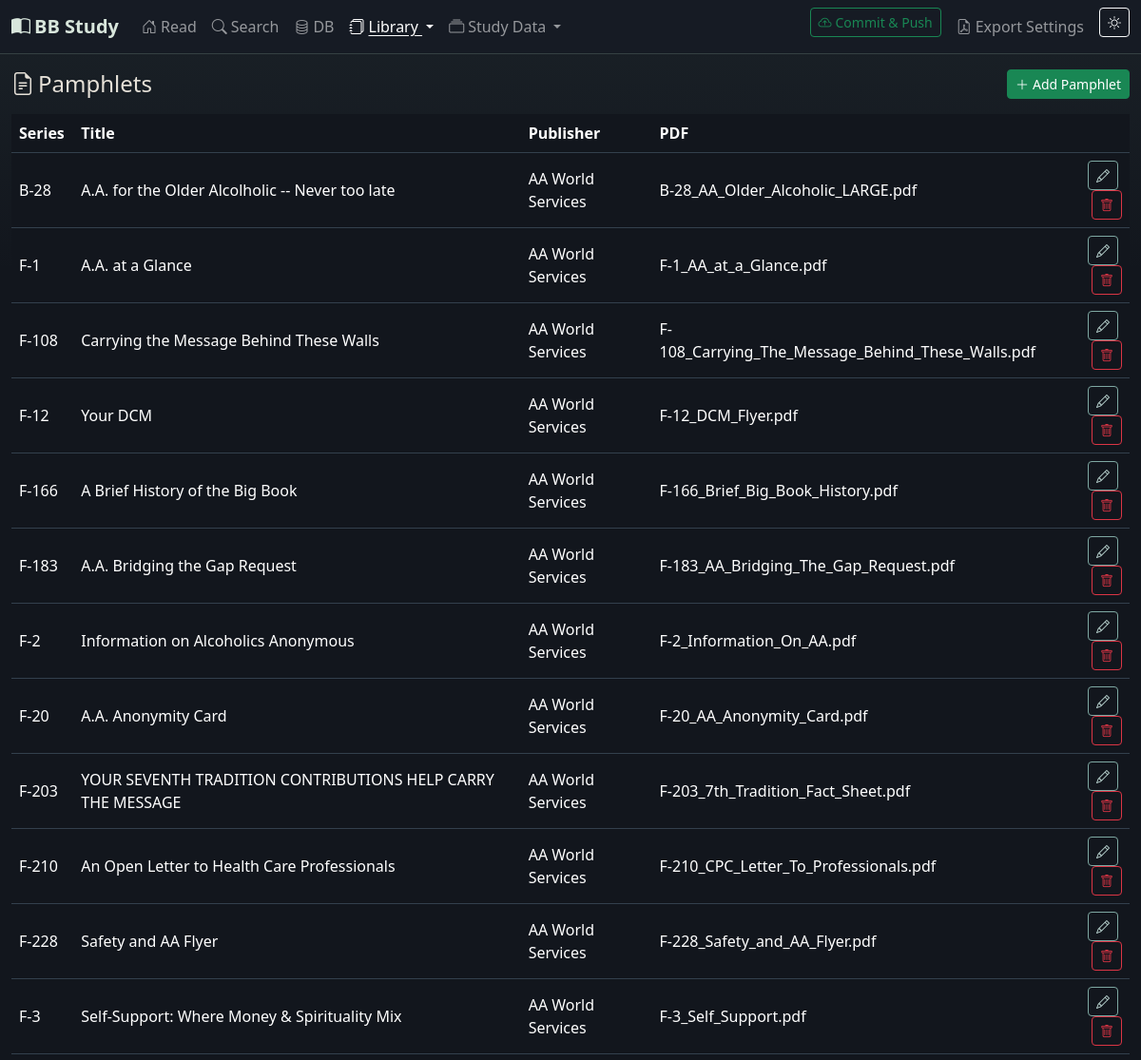
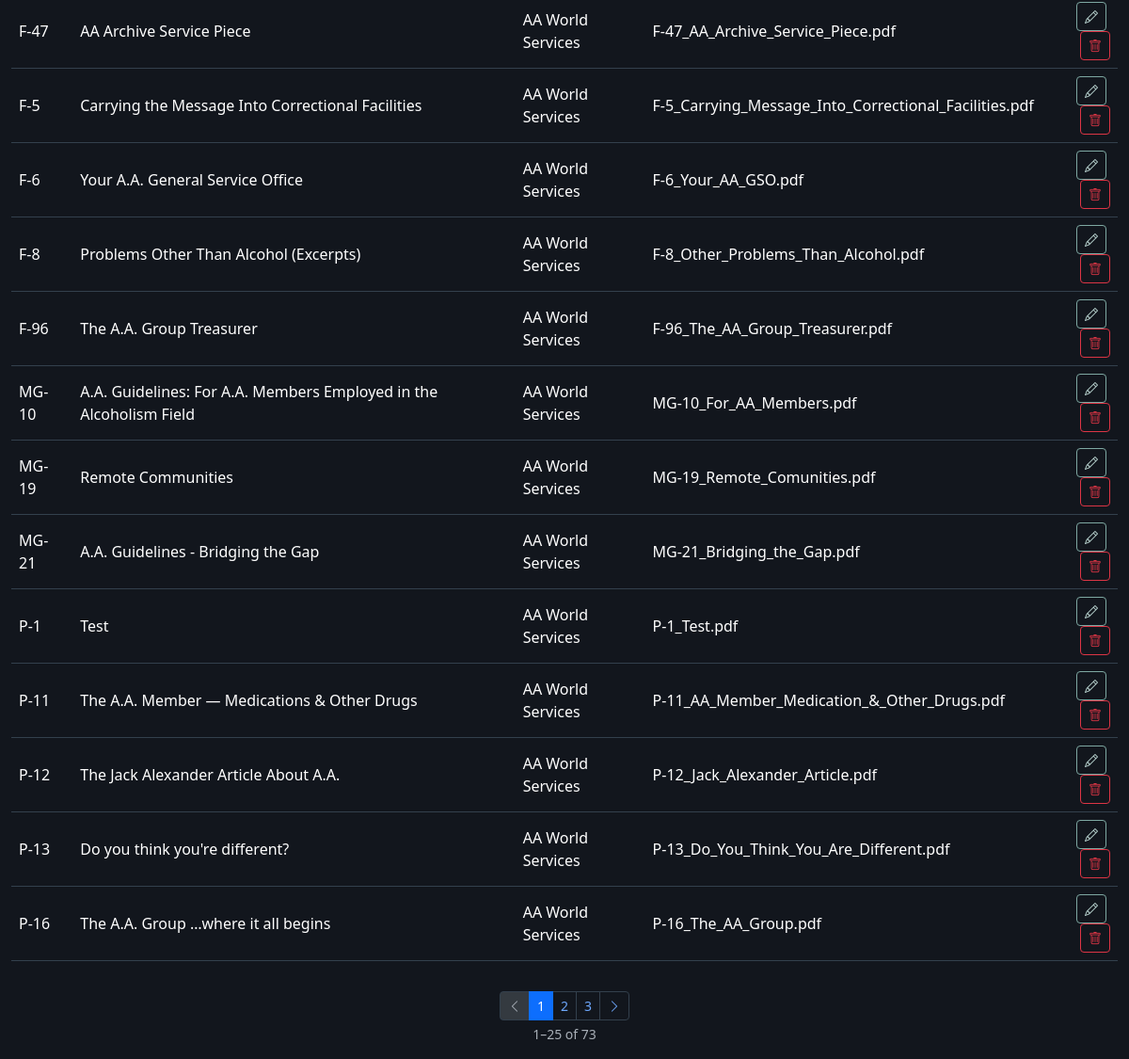
Page /pamphlets on the committed database (2 pictures, top to bottom).
### app/models.py (models this page shows, shortened)
class Setting(db.Model):
    __tablename__ = 'settings'
    id = db.Column(db.Integer, primary_key=True)
    key = db.Column(db.String(100), unique=True, nullable=False)
    value = db.Column(db.Text, default='')

class Pamphlet(db.Model):
    __tablename__ = 'pamphlets'
    id = db.Column(db.Integer, primary_key=True)
    title = db.Column(db.String(500), nullable=False)
    series = db.Column(db.String(50), unique=True, nullable=False)
    publisher = db.Column(db.String(300), nullable=False, default='AA World Services')
    pdf_path = db.Column(db.String(1000))
    notes = db.Column(db.Text)
    created_at = db.Column(db.DateTime, default=datetime.utcnow)
    content = db.relationship('PamphletContent', backref='pamphlet', lazy=True, cascade='all, delete-orphan')
    def to_dict(self):
        return {
            'id': self.id,
            'title': self.title,
            'publisher': self.publisher,
            'series': self.series,
            'pdf_path': self.pdf_path,
            'notes': self.notes,
            'created_at': self.created_at.isoformat() if self.created_at else None,
        }

### app/routes/main.py (the view)
@main_bp.route('/pamphlets')
def pamphlets():
    from ..models import Pamphlet
    pg = request.args.get('pg', 1, type=int)
    pagination = Pamphlet.query.order_by(Pamphlet.series).paginate(page=pg, per_page=25, error_out=False)
    return render_template('pamphlets.html', theme=get_theme(), pamphlets=pagination.items, pagination=pagination)

### app/routes/main.py (called while the page is built)
def get_theme():
    s = Setting.query.filter_by(key='theme').first()
    return s.value

### app/templates/pamphlets.html (shortened to what this page needs)
{% extends 'base.html' %}
{% from '_pagination.html' import render as paginate %}
{% block content %}
<div class="d-flex justify-content-between align-items-center mb-3">
  <h4 class="mb-0"><i class="bi bi-file-earmark-text me-1"></i>Pamphlets</h4>
  <button class="btn btn-sm btn-success" data-bs-toggle="modal" data-bs-target="#pamphletModal" onclick="openPamphletModal()">
    <i class="bi bi-plus-lg me-1"></i>Add Pamphlet
  </button>
</div>
<div class="table-responsive">
  <table class="table table-hover align-middle">
    <thead>
      <tr>
        <th>Series</th><th>Title</th><th>Publisher</th><th>PDF</th><th></th>
      </tr>
    </thead>
    <tbody>
      {% for p in pamphlets %}
      <tr data-id="{{ p.id }}">
        <td>{{ p.series }}</td>
        <td>{{ p.title }}</td>
        <td>{{ p.publisher or '' }}</td>
        <td>{{ p.pdf_path or '' }}</td>
        <td class="text-end">
          <button class="btn btn-sm btn-outline-primary me-1"
                  onclick="openPamphletModal({{ p.to_dict()|tojson }})">
            <i class="bi bi-pencil"></i>
          </button>
          <button class="btn btn-sm btn-outline-danger"
                  onclick="deletePamphlet({{ p.id }})">
            <i class="bi bi-trash"></i>
          </button>
        </td>
      </tr>
      {% else %}
      <tr><td colspan="5" class="text-muted text-center">No pamphlets yet.</td></tr>
      {% endfor %}
    </tbody>
  </table>
</div>
{{ paginate(pagination, 'main.pamphlets') }}
{% endblock %}

### app/static/css/style.css (style rules this page uses)
:root { --bb-sage: #8fae9a; --bb-teal: #7ea8a2; --bb-plum: #aa8fa8; --bb-amber: #b7a278; --bb-slate: #8d9aaa; }
[data-bs-theme="dark"] { --bb-page-bg: #12161d; --bb-surface: #181e27; --bb-surface-alt: #1f2631; --bb-border: #33404d; --bb-reader-bg: #151a22; --bb-control-bg: #141923; --bb-soft-sage: rgba(143, 174, 154, 0.16); --bb-soft-teal: rgba(126, 168, 162, 0.17); --bb-soft-plum: rgba(170, 143, 168, 0.16); --bb-soft-amber: rgba(183, 162, 120, 0.16); --bb-soft-slate: rgba(141, 154, 170, 0.16); --bs-body-bg: var(--bb-page-bg); --bs-body-color: #e6e1d8; --bs-border-color: var(--bb-border); --bs-secondary-color: #a9b0b8; --bs-primary-rgb: 126, 168, 162; --bs-success-rgb: 143, 174, 154; --bs-warning-rgb: 183, 162, 120; --bs-info-rgb: 141, 154, 170; }
html, body { transition: background-color 0.2s ease, color 0.2s ease; }
[data-bs-theme="dark"] body { background: linear-gradient(180deg, rgba(126, 168, 162, 0.08), transparent 18rem), var(--bb-page-bg); }
[data-bs-theme="dark"] .btn-outline-primary { --bs-btn-color: #bdd8d4; --bs-btn-border-color: var(--bb-teal); --bs-btn-hover-bg: rgba(126, 168, 162, 0.22); --bs-btn-hover-border-color: #9abfba; --bs-btn-hover-color: #f2efe8; }
.table td, .table th { vertical-align: middle; }

### rows in the picture
Pamphlet: series "B-28", title "A.A. for the Older Alcolholic -- Never too late", publisher "AA World Services", pdf_path "B-28_AA_Older_Alcoholic_LARGE.pdf"
Pamphlet: series "F-1", title "A.A. at a Glance", publisher "AA World Services", pdf_path "F-1_AA_at_a_Glance.pdf"
Pamphlet: series "F-108", title "Carrying the Message Behind These Walls", publisher "AA World Services", pdf_path "F-108_Carrying_The_Message_Behind_These_Walls.pdf"
Pamphlet: series "F-12", title "Your DCM", publisher "AA World Services", pdf_path "F-12_DCM_Flyer.pdf"
Pamphlet: series "F-166", title "A Brief History of the Big Book", publisher "AA World Services", pdf_path "F-166_Brief_Big_Book_History.pdf"
Pamphlet: series "F-183", title "A.A. Bridging the Gap Request", publisher "AA World Services", pdf_path "F-183_AA_Bridging_The_Gap_Request.pdf"
Pamphlet: series "F-2", title "Information on Alcoholics Anonymous", publisher "AA World Services", pdf_path "F-2_Information_On_AA.pdf"
Pamphlet: series "F-20", title "A.A. Anonymity Card", publisher "AA World Services", pdf_path "F-20_AA_Anonymity_Card.pdf"
Pamphlet: series "F-203", title "YOUR SEVENTH TRADITION CONTRIBUTIONS HELP CARRY THE MESSAGE", publisher "AA World Services", pdf_path "F-203_7th_Tradition_Fact_Sheet.pdf"
Pamphlet: series "F-210", title "An Open Letter to Health Care Professionals", publisher "AA World Services", pdf_path "F-210_CPC_Letter_To_Professionals.pdf"
Pamphlet: series "F-228", title "Safety and AA Flyer", publisher "AA World Services", pdf_path "F-228_Safety_and_AA_Flyer.pdf"
Pamphlet: series "F-3", title "Self-Support: Where Money & Spirituality Mix", publisher "AA World Services", pdf_path "F-3_Self_Support.pdf"
Pamphlet: series "F-47", title "AA Archive Service Piece", publisher "AA World Services", pdf_path "F-47_AA_Archive_Service_Piece.pdf"
Pamphlet: series "F-5", title "Carrying the Message Into Correctional Facilities", publisher "AA World Services", pdf_path "F-5_Carrying_Message_Into_Correctional_Facilities.pdf"
Pamphlet: series "F-6", title "Your A.A. General Service Office", publisher "AA World Services", pdf_path "F-6_Your_AA_GSO.pdf"
Pamphlet: series "F-8", title "Problems Other Than Alcohol (Excerpts)", publisher "AA World Services", pdf_path "F-8_Other_Problems_Than_Alcohol.pdf"
Pamphlet: series "F-96", title "The A.A. Group Treasurer", publisher "AA World Services", pdf_path "F-96_The_AA_Group_Treasurer.pdf"
Pamphlet: series "MG-10", title "A.A. Guidelines: For A.A. Members Employed in the Alcoholism Field", publisher "AA World Services", pdf_path "MG-10_For_AA_Members.pdf"
Pamphlet: series "MG-19", title "Remote Communities", publisher "AA World Services", pdf_path "MG-19_Remote_Comunities.pdf"
Pamphlet: series "MG-21", title "A.A. Guidelines - Bridging the Gap", publisher "AA World Services", pdf_path "MG-21_Bridging_the_Gap.pdf"
Pamphlet: series "P-1", title "Test", publisher "AA World Services", pdf_path "P-1_Test.pdf"
Pamphlet: series "P-11", title "The A.A. Member — Medications & Other Drugs", publisher "AA World Services", pdf_path "P-11_AA_Member_Medication_&_Other_Drugs.pdf"
Pamphlet: series "P-12", title "The Jack Alexander Article About A.A.", publisher "AA World Services", pdf_path "P-12_Jack_Alexander_Article.pdf"
Pamphlet: series "P-13", title "Do you think you're different?", publisher "AA World Services", pdf_path "P-13_Do_You_Think_You_Are_Different.pdf"
Pamphlet: series "P-16", title "The A.A. Group …where it all begins", publisher "AA World Services", pdf_path "P-16_The_AA_Group.pdf"

### other values in the picture
{{ p }} "1" "2" "3"
{{ start }} "1"
{{ end }} "25"
{{ pagination.total }} "73"
